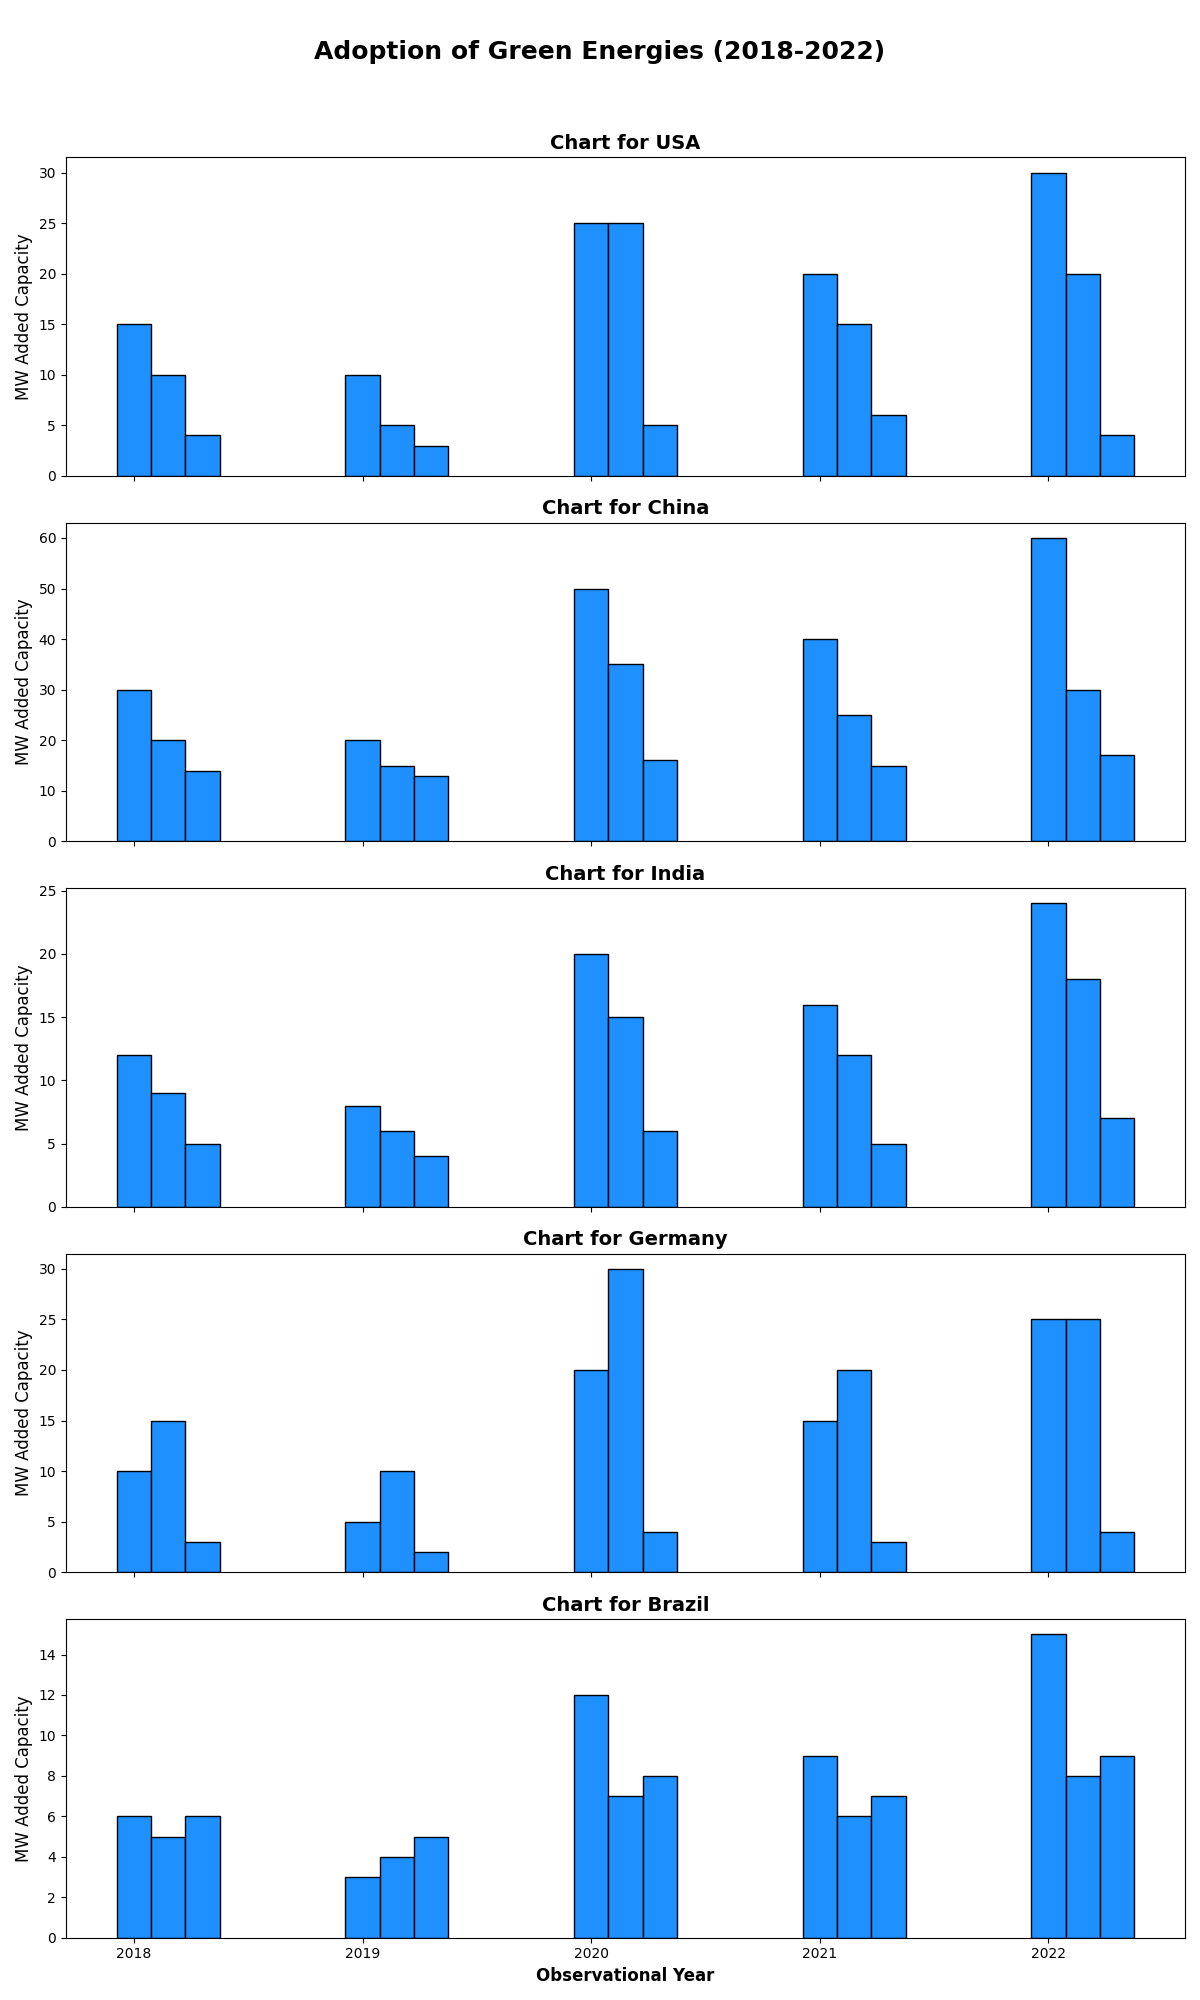

This figure's Python source:
import matplotlib.pyplot as plt
import numpy as np

years = np.array([2018, 2019, 2020, 2021, 2022])
countries = ["USA", "China", "India", "Germany", "Brazil"]

usa_data = {"Solar": [15, 10, 25, 20, 30], "Wind": [10, 5, 25, 15, 20], "Hydro": [4, 3, 5, 6, 4]}
china_data = {"Solar": [30, 20, 50, 40, 60], "Wind": [20, 15, 35, 25, 30], "Hydro": [14, 13, 16, 15, 17]}
india_data = {"Solar": [12, 8, 20, 16, 24], "Wind": [9, 6, 15, 12, 18], "Hydro": [5, 4, 6, 5, 7]}
germany_data = {"Solar": [10, 5, 20, 15, 25], "Wind": [15, 10, 30, 20, 25], "Hydro": [3, 2, 4, 3, 4]}
brazil_data = {"Solar": [6, 3, 12, 9, 15], "Wind": [5, 4, 7, 6, 8], "Hydro": [6, 5, 8, 7, 9]}

all_data = [usa_data, china_data, india_data, germany_data, brazil_data]
energy_types = ["Solar", "Wind", "Hydro"]
single_color = '#1E90FF'

fig, axes = plt.subplots(nrows=5, ncols=1, figsize=(12, 20), sharex=True)

fig.suptitle("Adoption of Green Energies (2018-2022)", fontsize=18, fontweight='bold')

for i, ax in enumerate(axes):
    country_data = all_data[i]
    for j, energy in enumerate(energy_types):
        ax.bar(years + j * 0.15, country_data[energy],
               width=0.15, color=single_color, edgecolor='black')
    ax.set_title(f"Chart for {countries[i]}", fontsize=14, fontweight='bold')
    ax.set_ylabel('MW Added Capacity', fontsize=12)
    ax.set_xticks(years)

plt.xlabel("Observational Year", fontsize=12, fontweight='bold')
plt.tight_layout(rect=[0, 0, 1, 0.96])

plt.show()
